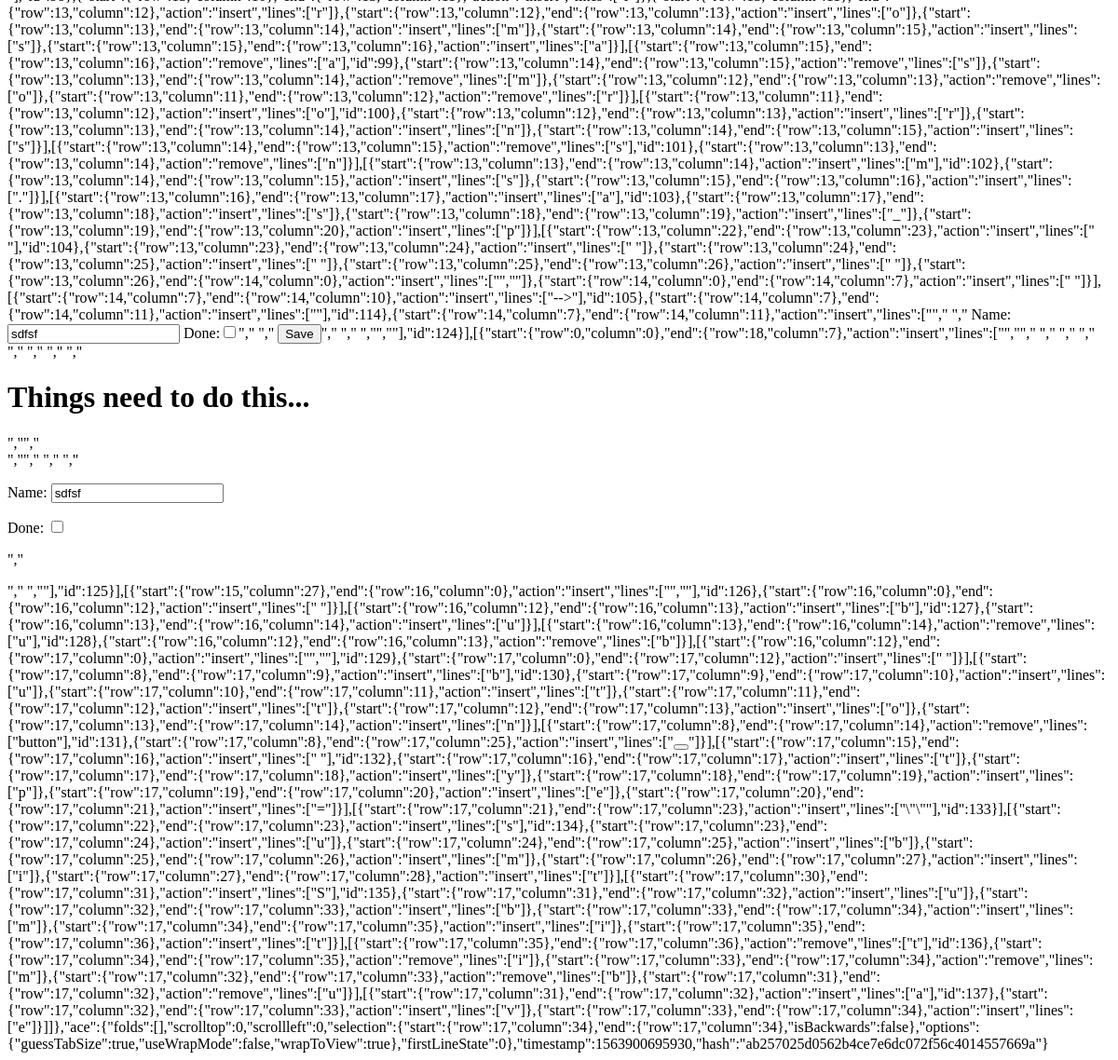
The app's page /edit/5 (lower part), older data.
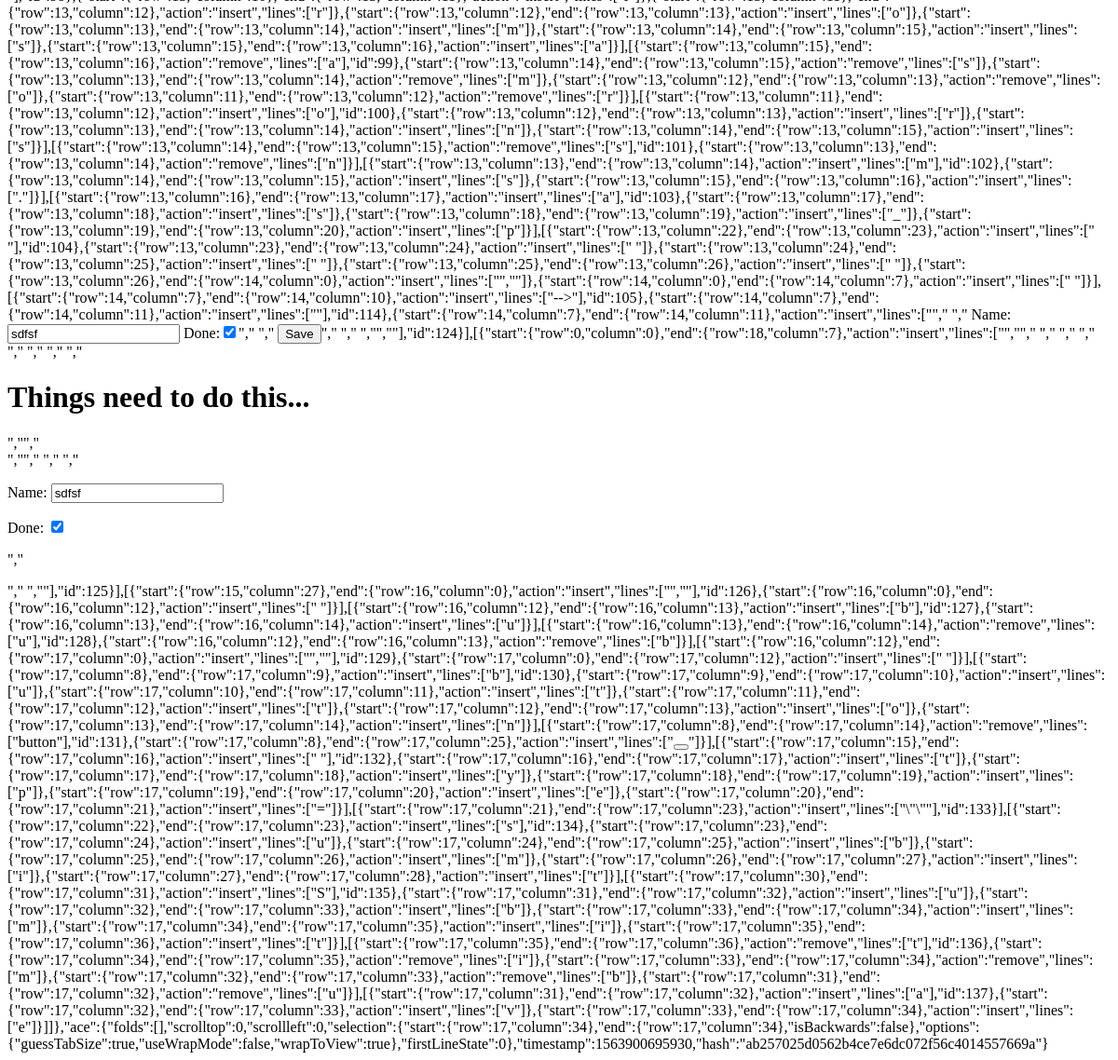
The same page, newer data.
### todo/models.py (models this page shows, shortened)
class Item(models.Model):
    name=models.CharField(max_length=30, blank=False)
    done = models.BooleanField(blank=False, default=False)

### todo/views.py (the view)
# urls.py: url(r'^edit/(?P<id>\d+)$', edit_an_item),
def edit_an_item(request, id):
    item = get_object_or_404(Item, pk=id)
    if request.method == "POST":
        form = ItemForm(request.POST, instance=item)
        if form.is_valid():
            form.save()
            return redirect(get_todo_list)
    else:
        form = ItemForm(instance=item)
    return render(request, "item_form.html", {'form': form})

### todo/forms.py
class ItemForm(forms.ModelForm):
    class Meta:
        model = Item
        fields = ('name', 'done')

### .c9/metadata/environment/todo/templates/item_form.html (shortened to what this page needs)
"],"id":114},{"start":{"row":14,"column":7},"end":{"row":14,"column":11},"action":"insert","lines":["","       ","       {{ form }}","        ","       <button type=submit>Save</button>","      ","    ","</body></html><!DOCTYPE html>","<html>","    <head>","        ","        ","        ","        ","    </head>","    <body>","        <h1>Things need to do this...</h1>","","        <form method=\"POST\">","","            ","            ","            {{ form.as_p }}","        </form>","    </body></html><button></button>"]}],[{"start":{"row":17,"column":15},"end":{"row":17,"column":16},"action":"insert","lines":[" "],"id":132},{"start":{"row":17,"column":16},"end":{"row":17,"column":17},"action":"insert","lines":["t"]},{"start":{"row":17,"column":17},"end":{"row":17,"column":18},"action":"insert","lines":["y"]},{"start":{"row":17,"column":18},"end":{"row":17,"column":19},"action":"insert","lines":["p"]},{"start":{"row":17,"column":19},"end":{"row":17,"column":20},"action":"insert","lines":["e"]},{"start":{"row":17,"column":20},"end":{"row":17,"column":21},"action":"insert","lines":["="]}],[{"start":{"row":17,"column":21},"end":{"row":17,"column":23},"action":"insert","lines":["\"\""],"id":133}],[{"start":{"row":17,"column":22},"end":{"row":17,"column":23},"action":"insert","lines":["s"],"id":134},{"start":{"row":17,"column":23},"end":{"row":17,"column":24},"action":"insert","lines":["u"]},{"start":{"row":17,"column":24},"end":{"row":17,"column":25},"action":"insert","lines":["b"]},{"start":{"row":17,"column":25},"end":{"row":17,"column":26},"action":"insert","lines":["m"]},{"start":{"row":17,"column":26},"end":{"row":17,"column":27},"action":"insert","lines":["i"]},{"start":{"row":17,"column":27},"end":{"row":17,"column":28},"action":"insert","lines":["t"]}],[{"start":{"row":17,"column":30},"end":{"row":17,"column":31},"action":"insert","lines":["S"],"id":135},{"start":{"row":17,"column":31},"end":{"row":17,"column":32},"action":"insert","lines":["u"]},{"start":{"row":17,"column":32},"end":{"row":17,"column":33},"action":"insert","lines":["b"]},{"start":{"row":17,"column":33},"end":{"row":17,"column":34},"action":"insert","lines":["m"]},{"start":{"row":17,"column":34},"end":{"row":17,"column":35},"action":"insert","lines":["i"]},{"start":{"row":17,"column":35},"end":{"row":17,"column":36},"action":"insert","lines":["t"]}],[{"start":{"row":17,"column":35},"end":{"row":17,"column":36},"action":"remove","lines":["t"],"id":136},{"start":{"row":17,"column":34},"end":{"row":17,"column":35},"action":"remove","lines":["i"]},{"start":{"row":17,"column":33},"end":{"row":17,"column":34},"action":"remove","lines":["m"]},{"start":{"row":17,"column":32},"end":{"row":17,"column":33},"action":"remove","lines":["b"]},{"start":{"row":17,"column":31},"end":{"row":17,"column":32},"action":"remove","lines":["u"]}],[{"start":{"row":17,"column":31},"end":{"row":17,"column":32},"action":"insert","lines":["a"],"id":137},{"start":{"row":17,"column":32},"end":{"row":17,"column":33},"action":"insert","lines":["v"]},{"start":{"row":17,"column":33},"end":{"row":17,"column":34},"action":"insert","lines":["e"]}]]},"ace":{"folds":[],"scrolltop":0,"scrollleft":0,"selection":{"start":{"row":17,"column":34},"end":{"row":17,"column":34},"isBackwards":false},"options":{"guessTabSize":true,"useWrapMode":false,"wrapToView":true},"firstLineState":0},"timestamp":1563900695930,"hash":"ab257025d0562b4ce7e6dc072f56c4014557669a"}

Row changes from the older to the newer data that the page shows:
changed Item "sdfsf": done "☐" → "☑"
